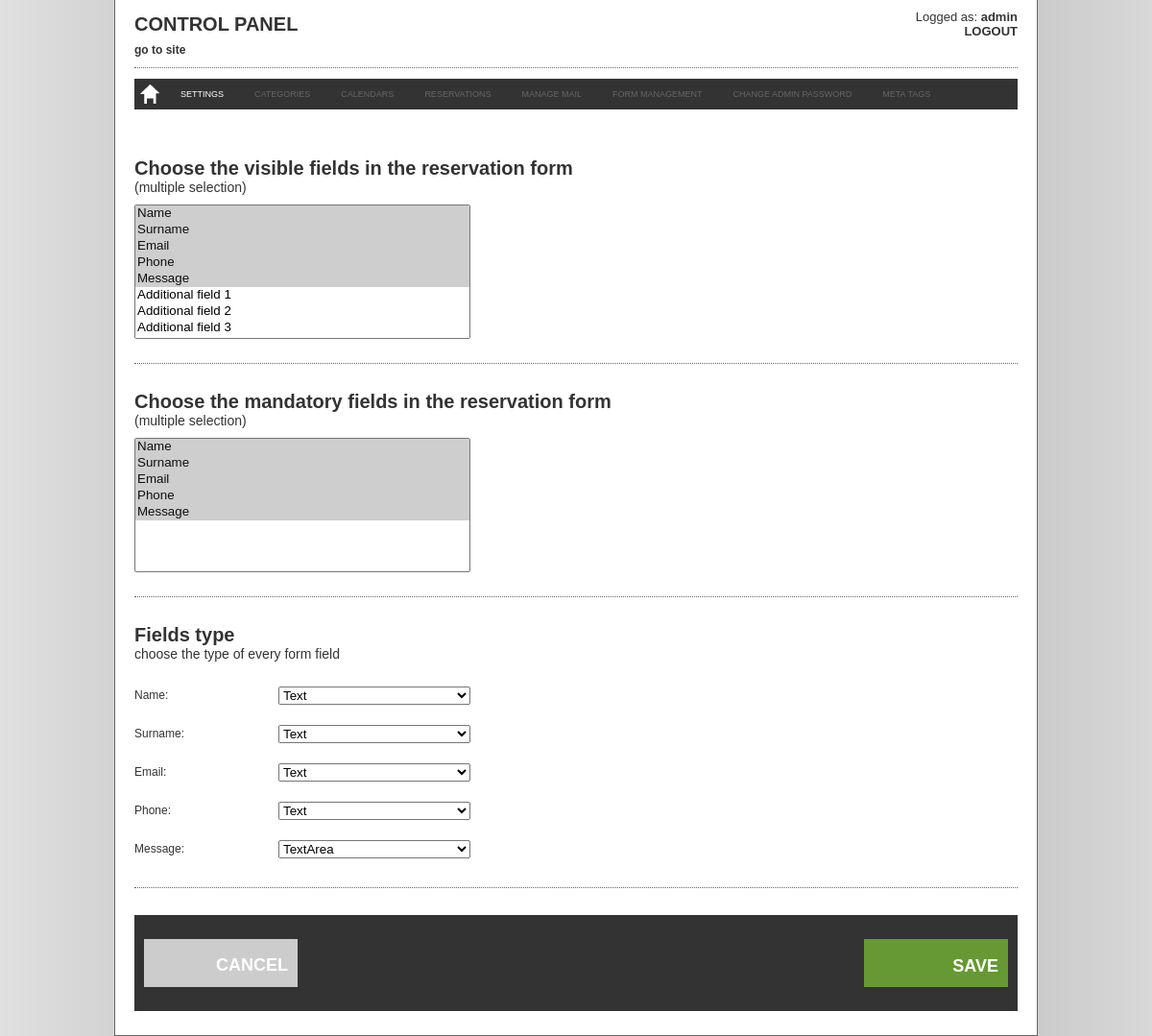
Screenshot of /admin/form_management.php (signed in) with the database file from the repository.
### tables this page shows
CREATE TABLE `booking_texts` (
  `text_id` int(11) unsigned NOT NULL AUTO_INCREMENT,
  `page_id` int(11) NOT NULL,
  `text_label` varchar(255) NOT NULL DEFAULT '',
  `text_value` text NOT NULL,
  PRIMARY KEY (`text_id`)
);

CREATE TABLE `booking_config` (
  `config_id` int(11) NOT NULL AUTO_INCREMENT,
  `config_name` varchar(255) NOT NULL,
  `config_value` varchar(255) NOT NULL,
  PRIMARY KEY (`config_id`)
);

CREATE TABLE `booking_fields_types` (
  `type_id` int(11) unsigned NOT NULL AUTO_INCREMENT,
  `reservation_field_name` varchar(255) NOT NULL DEFAULT '',
  `reservation_field_type` varchar(255) NOT NULL DEFAULT '',
  PRIMARY KEY (`type_id`)
);

### admin/common.php (called while the page is built, shortened)
<?php
include_once dirname(__FILE__).'/class/settings.class.php';
$settingObj = new setting();
include_once dirname(__FILE__).'/class/lang.class.php';
$langObj = new lang();
?>

### admin/class/lang.class.php (called while the page is built, shortened)
<?php
class lang {
	private function doLanguageQuery($label) {
		$languageQry = mysql_query("SELECT * FROM booking_texts WHERE text_label='".mysql_real_escape_string($label)."'");
		return stripslashes(mysql_result($languageQry,0,'text_value'));
	}
	public function getLabel($label) {
		return lang::doLanguageQuery($label);
	}
}
?>

### admin/class/settings.class.php (called while the page is built, shortened)
<?php
class setting {
	private function doSettingQuery($setting) {
		$settingQry = mysql_query("SELECT * FROM booking_config WHERE config_name='".mysql_real_escape_string($setting)."'");
		return mysql_result($settingQry,0,'config_value');
	}
	public function getReservationConfirmationMode() {
		return setting::doSettingQuery('reservation_confirmation_mode');
	}
	public function getSiteDomain() {
		return setting::doSettingQuery('site_domain');
	}
	public function getMandatoryFields() {
		$list=setting::doSettingQuery('mandatory_fields');
		$arrFields = explode(",",$list);
		return $arrFields;
	}
	public function getVisibleFields() {
		$list=setting::doSettingQuery('visible_fields');
		$arrFields = explode(",",$list);
		return $arrFields;
	}
	public function getReservationFieldType($field) {
		$type="text";
		$typeQry=mysql_query("SELECT * FROM booking_fields_types WHERE reservation_field_name='".mysql_real_escape_string($field)."'");
		if(mysql_num_rows($typeQry)>0) {
			$type=mysql_result($typeQry,'0','reservation_field_type');
		}
		return $type;
	}
}
?>

### admin/form_management.php (the view, shortened to what this page needs)
<?php
include 'common.php';
?>
<?php
include 'include/header.php';
?>
<div id="top_bg_container_all">
    <div id="container_all">
        <div id="container_content">
        <?php
        include 'include/menu.php';
        ?>
        <div id="form_container">
        	<form name="editsettings" action="" method="post" tmt:validate="true" enctype="multipart/form-data">
                <div id="label_input">
                    <div class="label_title"><label for="visible_fields"><?php echo $langObj->getLabel("FORM_VISIBLE_FIELDS_LABEL"); ?></label></div>
                    <div class="label_subtitle"><?php echo $langObj->getLabel("FORM_VISIBLE_FIELDS_SUBLABEL"); ?></div>
                </div>
                <div id="input_box">
                    <select name="visible_fields[]" id="visible_fields" multiple="multiple" style="width:350px;height:140px" onchange="javascript:showHideMandatory();">
                    	<option value="reservation_name" <?php if(in_array("reservation_name",$settingObj->getVisibleFields())) { echo 'selected'; }?>><?php echo $langObj->getLabel("RESERVATION_NAME_LABEL"); ?></option>
                        <option value="reservation_surname" <?php if(in_array("reservation_surname",$settingObj->getVisibleFields())) { echo 'selected'; }?>><?php echo $langObj->getLabel("RESERVATION_SURNAME_LABEL"); ?></option>
                        <option value="reservation_email" <?php if(in_array("reservation_email",$settingObj->getVisibleFields())) { echo 'selected'; }?>><?php echo $langObj->getLabel("RESERVATION_EMAIL_LABEL"); ?></option>
                        <option value="reservation_phone" <?php if(in_array("reservation_phone",$settingObj->getVisibleFields())) { echo 'selected'; }?>><?php echo $langObj->getLabel("RESERVATION_PHONE_LABEL"); ?></option>
                        <option value="reservation_message" <?php if(in_array("reservation_message",$settingObj->getVisibleFields())) { echo 'selected'; }?>><?php echo $langObj->getLabel("RESERVATION_MESSAGE_LABEL"); ?></option>
                        <option value="reservation_field1" <?php if(in_array("reservation_field1",$settingObj->getVisibleFields())) { echo 'selected'; }?>><?php echo $langObj->getLabel("RESERVATION_ADDITIONAL_FIELD1"); ?> </option>
                        <option value="reservation_field2" <?php if(in_array("reservation_field2",$settingObj->getVisibleFields())) { echo 'selected'; }?>><?php echo $langObj->getLabel("RESERVATION_ADDITIONAL_FIELD2"); ?></option>
                         <option value="reservation_field3" <?php if(in_array("reservation_field3",$settingObj->getVisibleFields())) { echo 'selected'; }?>><?php echo $langObj->getLabel("RESERVATION_ADDITIONAL_FIELD3"); ?></option>
                         <option value="reservation_field4" <?php if(in_array("reservation_field4",$settingObj->getVisibleFields())) { echo 'selected'; }?>><?php echo $langObj->getLabel("RESERVATION_ADDITIONAL_FIELD4"); ?></option>
                    </select>
                </div>
                <div id="rowspace"></div>
                <div id="rowline"></div>
                <div id="rowspace"></div>
                <div id="label_input">
                    <div class="label_title"><label for="mandatory_fields"><?php echo $langObj->getLabel("FORM_MANDATORY_FIELDS_LABEL"); ?></label></div>
                    <div class="label_subtitle"><?php echo $langObj->getLabel("FORM_MANDATORY_FIELDS_SUBLABEL"); ?></div>
                </div>
                <div id="input_box">
                    <select name="mandatory_fields[]" id="mandatory_fields" multiple="multiple" style="width:350px;height:140px">
                    	<option value="reservation_name" <?php if(in_array("reservation_name",$settingObj->getMandatoryFields())) { echo 'selected'; }?>><?php echo $langObj->getLabel("RESERVATION_NAME_LABEL"); ?></option>
                        <option value="reservation_surname" <?php if(in_array("reservation_surname",$settingObj->getMandatoryFields())) { echo 'selected'; }?>><?php echo $langObj->getLabel("RESERVATION_SURNAME_LABEL"); ?></option>
                        <option value="reservation_email" <?php if(in_array("reservation_email",$settingObj->getMandatoryFields())) { echo 'selected'; }?>><?php echo $langObj->getLabel("RESERVATION_EMAIL_LABEL"); ?></option>
                        <option value="reservation_phone" <?php if(in_array("reservation_phone",$settingObj->getMandatoryFields())) { echo 'selected'; }?>><?php echo $langObj->getLabel("RESERVATION_PHONE_LABEL"); ?></option>
                        <option value="reservation_message" <?php if(in_array("reservation_message",$settingObj->getMandatoryFields())) { echo 'selected'; }?>><?php echo $langObj->getLabel("RESERVATION_MESSAGE_LABEL"); ?></option>
                    </select>
                </div>
                <div id="rowspace"></div>
                <div id="rowline"></div>
                <div id="rowspace"></div>
                <div id="label_input">
                    <div class="label_title"><label for="field_type"><?php echo $langObj->getLabel("FORM_FIELDS_TYPE_LABEL"); ?></label></div>
                    <div class="label_subtitle"><?php echo $langObj->getLabel("FORM_FIELDS_TYPE_SUBLABEL"); ?></div>
                </div>
                <div id="input_box">
                    <div id="fields_type_container">
                        <div id="field_type_reservation_name" class="field_types">
                            <div class="float_left width_150 height_30 line_30 margin_t_10"><?php echo $langObj->getLabel("RESERVATION_NAME_LABEL"); ?>:</div>
                            <div class="float_left margin_t_16"><input type="hidden" name="reservation_field_name[]" value="reservation_name" />
                                <select name="field_type[]">
                                    <option value="text" <?php if($settingObj->getReservationFieldType('reservation_name')== 'text') { echo 'selected'; } ?>><?php echo $langObj->getLabel("FORM_FIELDS_TYPE_TEXT"); ?></option>
                                </select>
                            </div>
                        </div>
                        <div id="field_type_reservation_surname" class="field_types">
                            <div class="float_left width_150 height_30 line_30 margin_t_10"><?php echo $langObj->getLabel("RESERVATION_SURNAME_LABEL"); ?>:</div>
                            <div class="float_left margin_t_16"><input type="hidden" name="reservation_field_name[]" value="reservation_surname" />
                                <select name="field_type[]">
                                    <option value="text" <?php if($settingObj->getReservationFieldType('reservation_surname')== 'text') { echo 'selected'; } ?>><?php echo $langObj->getLabel("FORM_FIELDS_TYPE_TEXT"); ?></option>
                                </select>
                            </div>
                        </div>
                        <div id="field_type_reservation_email" class="field_types">
                            <div class="float_left width_150 height_30 line_30 margin_t_10"><?php echo $langObj->getLabel("RESERVATION_EMAIL_LABEL"); ?>:</div>
                            <div class="float_left margin_t_16"><input type="hidden" name="reservation_field_name[]" value="reservation_email" />
                                <select name="field_type[]">
                                    <option value="text" <?php if($settingObj->getReservationFieldType('reservation_email')== 'text') { echo 'selected'; } ?>><?php echo $langObj->getLabel("FORM_FIELDS_TYPE_TEXT"); ?></option>
                                </select>
                            </div>
                        </div>
                        <div id="field_type_reservation_phone" class="field_types">
                            <div class="float_left width_150 height_30 line_30 margin_t_10"><?php echo $langObj->getLabel("RESERVATION_PHONE_LABEL"); ?>:</div>
                            <div class="float_left margin_t_16"><input type="hidden" name="reservation_field_name[]" value="reservation_phone" />
                                <select name="field_type[]">
                                    <option value="text" <?php if($settingObj->getReservationFieldType('reservation_phone')== 'text') { echo 'selected'; } ?>><?php echo $langObj->getLabel("FORM_FIELDS_TYPE_TEXT"); ?></option>
                                </select>
                            </div>
                        </div>
                        <div id="field_type_reservation_message" class="field_types">
                            <div class="float_left width_150 height_30 line_30 margin_t_10"><?php echo $langObj->getLabel("RESERVATION_MESSAGE_LABEL"); ?>:</div>
                            <div class="float_left margin_t_16"><input type="hidden" name="reservation_field_name[]" value="reservation_message" />
                                <select name="field_type[]">
                                    <option value="textarea" <?php if($settingObj->getReservationFieldType('reservation_message')== 'textarea') { echo 'selected'; } ?>><?php echo $langObj->getLabel("FORM_FIELDS_TYPE_AREA"); ?></option>
                                </select>
                            </div>
                        </div>
                    </div>
                </div>
                <div id="rowspace"></div>
                <div id="rowline"></div>
                <div id="rowspace"></div>
                <div class="bridge_buttons_container">
                    <div ><a href="javascript:document.location.href='welcome.php';" class="cancel_button"><?php echo $langObj->getLabel("FORM_CANCEL_BUTTON"); ?></a></div>
                    <div style="margin-left:750px"><input type="submit" id="apply_button" name="saveunpublish" value="<?php echo $langObj->getLabel("FORM_SAVE_BUTTON"); ?>"></div>
                </div>
                <div id="rowspace"></div>
            </form>
         </div>
        </div>
    </div>
</div>
<?php
include 'include/footer.php';
?>

### admin/include/menu.php (shortened to what this page needs)
<div id="header_container">
	<?php
    if(isset($_SESSION["admin_id"]) && $_SESSION["admin_id"] != 0) {
	?>
        <div class="header_left">
            <div class="header_title"><h1><?php echo $langObj->getLabel("MENU_CONTROL_PANEL_TITLE"); ?></h1></div>
            <div class="link_website"><a href="../" target="_blank"><?php echo $langObj->getLabel("MENU_GO_TO_SITE"); ?></a></div>
        </div>
        <div class="header_identity_container">
            <div class="header_identity"><?php echo $langObj->getLabel("MENU_LOGGED_AS"); ?> <strong><?php echo $_SESSION["admin_name"]?></strong></div>
            <div class="header_logout"><strong><a href="logout.php"><?php echo $langObj->getLabel("MENU_LOGOUT"); ?></a></strong></div>
        </div>
        <div class="line_dotted"></div>
    <?php
	}
	?>
</div>
<div id="menu_container">
    <div id="menu">
    <ul>
        <?php
        if(isset($_SESSION["admin_id"]) && $_SESSION["admin_id"] != 0) {
		?>
        	<li><a href="welcome.php" class="home_button"></a></li>
            <?php
			if($settingObj->getReservationConfirmationMode() == 0 && $settingObj->getSiteDomain() == '') {
				?>
                <li><a href="configuration.php" <?php if(stristr($_SERVER["SCRIPT_NAME"],"configuration.php")) { echo "style='background-color: #666;'"; }?>><?php echo $langObj->getLabel("MENU_SETTINGS"); ?></a></li>
                <li><a href="#" style='color: #666;'><?php echo $langObj->getLabel("MENU_CATEGORIES"); ?></a></li>
                <li><a href="#" style='color: #666;'><?php echo $langObj->getLabel("MENU_CALENDARS"); ?></a></li>
				<li><a href="#" style='color: #666;'><?php echo $langObj->getLabel("MENU_RESERVATIONS"); ?></a></li>
                <li><a href="#" style='color: #666;'><?php echo $langObj->getLabel("MENU_MANAGE_MAIL"); ?></a></li>
				<li><a href="#" style='color: #666;'><?php echo $langObj->getLabel("MENU_FORM_MANAGEMENT"); ?></a></li>
				<li><a href="#" style='color: #666;'><?php echo $langObj->getLabel("MENU_CHANGE_ADMIN_PASSWORD"); ?></a></li>
                <li><a href="#" style='color: #666;'><?php echo $langObj->getLabel("MENU_META_TAGS"); ?></a></li>
				<?php
			}
			?>
        <?php
		}
		?>
    </ul>
   </div>
</div>

### rows the page displays
booking_texts: text_value "CONTROL PANEL"
booking_texts: text_value "go to site"
booking_texts: text_value "Logged as:"
booking_texts: text_value "LOGOUT"
booking_texts: text_value "SETTINGS"
booking_texts: text_value "CATEGORIES"
booking_texts: text_value "CALENDARS"
booking_texts: text_value "RESERVATIONS"
booking_texts: text_value "MANAGE MAIL"
booking_texts: text_value "FORM MANAGEMENT"
booking_texts: text_value "CHANGE ADMIN PASSWORD"
booking_texts: text_value "META TAGS"
booking_texts: text_value "Choose the visible fields in the reservation form"
booking_texts: text_value "(multiple selection)"
booking_config: config_value.text_value "Name ☑ / Surname ☑ / Email ☑ / Phone ☑ / Message ☑ / Additional field 1 / Additional field 2 / Additional field 3"
booking_texts: text_value "Choose the mandatory fields in the reservation form"
booking_texts: text_value "(multiple selection)"
booking_config: config_value.text_value "Name ☑ / Surname ☑ / Email ☑ / Phone ☑ / Message ☑"
booking_texts: text_value "Fields type"
booking_texts: text_value "choose the type of every form field"
booking_texts: text_value "Name"
booking_fields_types: reservation_field_type.text_value "Text"
booking_texts: text_value "Surname"
booking_fields_types: reservation_field_type.text_value "Text"
booking_texts: text_value "Email"
booking_fields_types: reservation_field_type.text_value "Text"
booking_texts: text_value "Phone"
booking_fields_types: reservation_field_type.text_value "Text"
booking_texts: text_value "Message"
booking_fields_types: reservation_field_type.text_value "TextArea"
booking_texts: text_value "CANCEL"
booking_texts: saveunpublish "SAVE"

### other values shown
$_SESSION["admin_name"] "admin"
